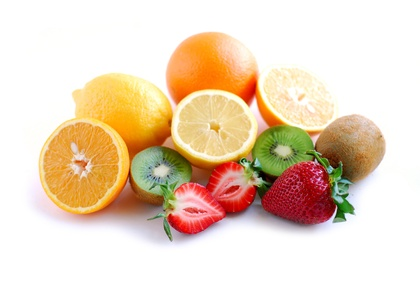
%> input picture segmentation.jpg, 420 x 281 px, shrunk from 1120 x 750 before the run
$ octave --eval "mykmeans;"   (GNU Octave 9; MATLAB toolbox functions it lacks are replaced by stand-ins)
%> lines starting %> are read from the running program, lines starting %| are printed output that depends on the picture
function [ ] = mykmeans( )
%MYKMEANS Summary of this function goes here
% under the algorithmic steps carefully and implement each step below
%
% All you have to modify are in:
% (1)  'K-mean algorithm' section
% (2)  'assign RGB color to each cluster' section
% also, feel free to modify the ite(iteration number in 'settings'
% check or seach TODOs
%
% note,
%  (1) varaible 'im_array' is a 1 by row*col by 4 matrix. For each pixel in original testing image, we store its R,G,B value as well as temporal class.
%      To be specific, for each i in row*col, the four elements represent R,G,B, and class for each pixel. Please check the pre-processing for details.
%  (2) variable 'center_vector' is a 3 by 1 by 3 matrix. center_vector(k, 1, 3) denotes the center of class k
%  (3) variable 'process_idx_array' is the index without background
%  (4) after running clustering algorithm, you should pass 'im_array' with k kind of color. And you can pass down the imshow it.

%% settings
% testing image
im = imread('segmentation.jpg');
%> im is the input picture: size 281x420x3 uint8; mean R, G, B 233.6, 212.7, 189.7
% clustering number k
k = 3;
% iteration number ite, modify it
ite = 5;

imgray = rgb2gray(im);
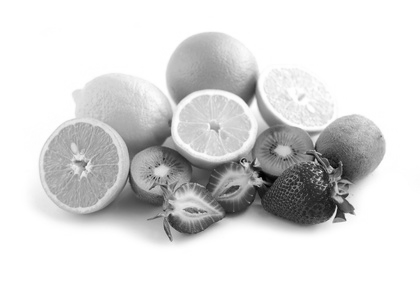
%> imgray: size 281x420 uint8; min 1, max 255, mean 216.3
im = double(im);
%> im: size 281x420x3 double
[row col height] =  size(im);
%> row = 281; col = 420; height = 3
total_element = row*col;
%> total_element = 118020

% if center does not move in few steps, then stop
center_vector = zeros(k,1,3);
last_center_vector = zeros(k,1,3);

%% initialization
im_array = reshape(im,1,total_element,3);
imgray_array = reshape(imgray,1,total_element);
% remove the background
process_idx_array = find(imgray_array ~= 255);
%> process_idx_array = 58230 values from 6091 to 117933
% re-calculating pixels
total_process_element = length(process_idx_array);
%> total_process_element = 58230
% randly choose three points as starting points
rand_array = randperm(total_process_element);
for idx = 1:k,
    chosen_idx = process_idx_array(rand_array(idx));
    center_vector(idx,1,:) = im_array(1, chosen_idx, 1:3);
end
%> this loop made 3 passes
%> chosen_idx on passes 1 to 3: 88038, 79884, 51647

%% K-mean algorithm
im_array(:,:,4) = 0;
for iter = 1:ite,
    % assigning each point to cluster with nearest mean
    for idx = process_idx_array,
        class = 0;
        % TODOs:


        % you should update im_array(1, idx, 4) = class;
    end
    % re-calculatin new mean
    for idx = 1:k
        % TODOs:


        % you should update 'center_vector'
    end
    % If no mean has changed more than some one time, stop
    if(isequal(center_vector, last_center_vector))
        % TODOs:

    else
        % TODOs:


    end
iter
center_vector
end

%% assign RGB color to each cluster
% TODOs:
% implement a way to assign the color for each clustering


%% show image
k_im = reshape(im_array,row,col,4);
k_im = k_im(:,:,1:3);
imshow(k_im/256);
